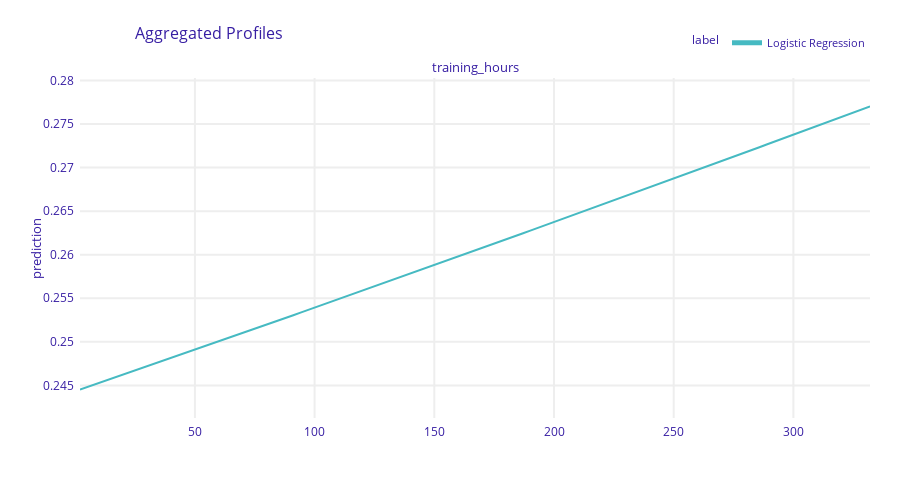

The notebook cell this image was saved under:
### Markdown cell above
Wykresy częściowej zależności (PDP)

### Code cell
pdp_training_hours = exp.model_profile(variables="training_hours")
pdp_training_hours.plot()

### Figure 1 — Plotly figure (JSON) as saved in the notebook; plotly's stock layout.template omitted (floating-point values rounded to 4 significant figures; data arrays with more than 128 entries replaced by an {"elided": "..."} marker saying what was removed)
{"data": [{"customdata": {"elided": "101x3 mixed values"}, "hovertemplate": "<b>%{hovertext}</b><br><br>prediction=%{y:.3f}<br>mean_prediction=%{customdata[0]:.3f}<extra></extra>", "hovertext": ["Logistic Regression", "Logistic Regression", "Logistic Regression", "Logistic Regression", "Logistic Regression", "Logistic Regression", "Logistic Regression", "Logistic Regression", "Logistic Regression", "Logistic Regression", "Logistic Regression", "Logistic Regression", "Logistic Regression", "Logistic Regression", "Logistic Regression", "Logistic Regression", "Logistic Regression", "Logistic Regression", "Logistic Regression", "Logistic Regression", "Logistic Regression", "Logistic Regression", "Logistic Regression", "Logistic Regression", "Logistic Regression", "Logistic Regression", "Logistic Regression", "Logistic Regression", "Logistic Regression", "Logistic Regression", "Logistic Regression", "Logistic Regression", "Logistic Regression", "Logistic Regression", "Logistic Regression", "Logistic Regression", "Logistic Regression", "Logistic Regression", "Logistic Regression", "Logistic Regression", "Logistic Regression", "Logistic Regression", "Logistic Regression", "Logistic Regression", "Logistic Regression", "Logistic Regression", "Logistic Regression", "Logistic Regression", "Logistic Regression", "Logistic Regression", "Logistic Regression", "Logistic Regression", "Logistic Regression", "Logistic Regression", "Logistic Regression", "Logistic Regression", "Logistic Regression", "Logistic Regression", "Logistic Regression", "Logistic Regression", "Logistic Regression", "Logistic Regression", "Logistic Regression", "Logistic Regression", "Logistic Regression", "Logistic Regression", "Logistic Regression", "Logistic Regression", "Logistic Regression", "Logistic Regression", "Logistic Regression", "Logistic Regression", "Logistic Regression", "Logistic Regression", "Logistic Regression", "Logistic Regression", "Logistic Regression", "Logistic Regression", "Logistic Regression", "Logistic Regression", "Logistic Regression", "Logistic Regression", "Logistic Regression", "Logistic Regression", "Logistic Regression", "Logistic Regression", "Logistic Regression", "Logistic Regression", "Logistic Regression", "Logistic Regression", "Logistic Regression", "Logistic Regression", "Logistic Regression", "Logistic Regression", "Logistic Regression", "Logistic Regression", "Logistic Regression", "Logistic Regression", "Logistic Regression", "Logistic Regression", "Logistic Regression"], "legendgroup": "Logistic Regression", "line": {"color": "#46bac2", "dash": "solid", "width": 2}, "marker": {"symbol": "circle"}, "mode": "lines", "name": "Logistic Regression", "opacity": 1, "orientation": "v", "showlegend": true, "type": "scatter", "x": [2, 5.3, 8.6, 11.9, 15.2, 18.5, 21.8, 25.1, 28.4, 31.7, 35, 38.3, 41.6, 44.9, 48.2, 51.5, 54.8, 58.1, 61.4, 64.7, 68, 71.3, 74.6, 77.9, 81.2, 84.5, 87.8, 91.1, 94.4, 97.7, 101, 104.3, 107.6, 110.9, 114.2, 117.5, 120.8, 124.1, 127.4, 130.7, 134, 137.3, 140.6, 143.9, 147.2, 150.5, 153.8, 157.1, 160.4, 163.7, 167, 170.3, 173.6, 176.9, 180.2, 183.5, 186.8, 190.1, 193.4, 196.7, 200, 203.3, 206.6, 209.9, 213.2, 216.5, 219.8, 223.1, 226.4, 229.7, 233, 236.3, 239.6, 242.9, 246.2, 249.5, 252.8, 256.1, 259.4, 262.7, 266, 269.3, 272.6, 275.9, 279.2, 282.5, 285.8, 289.1, 292.4, 295.7, 299, 302.3, 305.6, 308.9, 312.2, 315.5, 318.8, 322.1, 325.4, 328.7, 332], "xaxis": "x", "y": [0.2445, 0.2448, 0.2451, 0.2455, 0.2458, 0.2461, 0.2464, 0.2467, 0.247, 0.2473, 0.2477, 0.248, 0.2483, 0.2486, 0.2489, 0.2492, 0.2496, 0.2499, 0.2502, 0.2505, 0.2508, 0.2511, 0.2515, 0.2518, 0.2521, 0.2524, 0.2527, 0.2531, 0.2534, 0.2537, 0.254, 0.2543, 0.2547, 0.255, 0.2553, 0.2556, 0.2559, 0.2563, 0.2566, 0.2569, 0.2572, 0.2576, 0.2579, 0.2582, 0.2585, 0.2589, 0.2592, 0.2595, 0.2598, 0.2602, 0.2605, 0.2608, 0.2611, 0.2615, 0.2618, 0.2621, 0.2624, 0.2628, 0.2631, 0.2634, 0.2637, 0.2641, 0.2644, 0.2647, 0.2651, 0.2654, 0.2657, 0.266, 0.2664, 0.2667, 0.267, 0.2674, 0.2677, 0.268, 0.2684, 0.2687, 0.269, 0.2693, 0.2697, 0.27, 0.2703, 0.2707, 0.271, 0.2713, 0.2717, 0.272, 0.2723, 0.2727, 0.273, 0.2733, 0.2737, 0.274, 0.2743, 0.2747, 0.275, 0.2754, 0.2757, 0.276, 0.2764, 0.2767, 0.277], "yaxis": "y"}], "layout": {"annotations": [{"font": {"size": 13}, "showarrow": false, "text": "training_hours", "x": 0.5, "xanchor": "center", "xref": "paper", "y": 1, "yanchor": "bottom", "yref": "paper"}, {"font": {"size": 13}, "showarrow": false, "text": "prediction", "textangle": -90, "x": -0.07, "xref": "paper", "y": 0.5, "yref": "paper"}], "font": {"color": "#371ea3"}, "height": 489, "hovermode": "x unified", "legend": {"font": {"size": 11}, "itemsizing": "constant", "orientation": "h", "title": {"font": {"size": 12}, "text": "label"}, "tracegroupgap": 0, "x": 1, "xanchor": "right", "y": 1.061, "yanchor": "bottom"}, "margin": {"b": 71, "r": 30, "t": 78}, "title": {"font": {"size": 16}, "text": "Aggregated Profiles", "x": 0.15}, "xaxis": {"anchor": "y", "automargin": true, "domain": [0, 1], "fixedrange": true, "gridwidth": 2, "showticklabels": true, "tickcolor": "white", "ticklen": 3, "ticks": "outside", "title": {"text": ""}, "type": "linear", "zeroline": false}, "yaxis": {"anchor": "x", "automargin": true, "domain": [0, 1], "fixedrange": true, "gridwidth": 2, "range": [0.2413, 0.2803], "tickcolor": "white", "ticklen": 3, "ticks": "outside", "title": {"text": ""}, "type": "linear", "zeroline": false}}}
